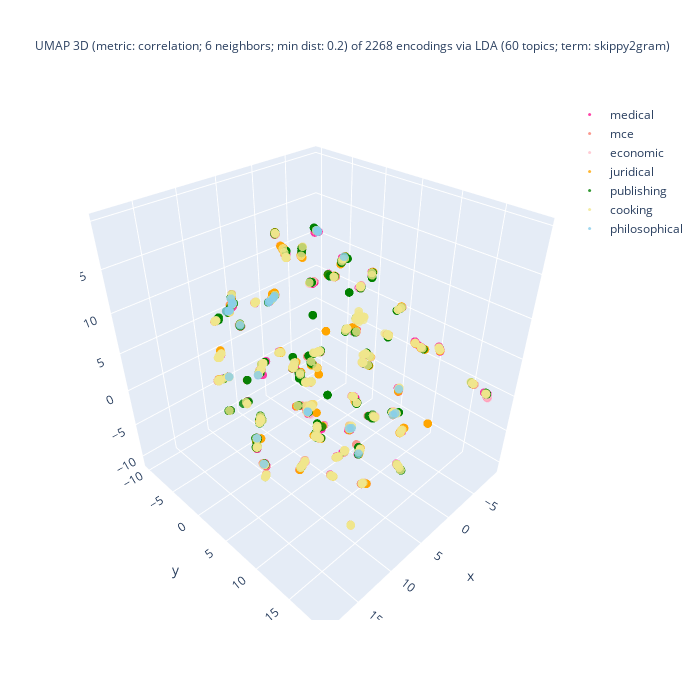

The notebook cell saved with this chart:
### Code cell
%%capture --no-display

## Plotlyを使って tSNE の結果の可視化 (3D)
import plotly.graph_objects as go
import numpy as np
#
domain_ids = set(encoded_df['domain_id'])
reverse_domain_list = False
if reverse_domain_list:
    domain_ids = sorted(domain_list, reverse = True)
## layered/traced drawing
fig = go.Figure()
for domain_id in domain_ids:
    # set marker size of the target domain
    if domain_id == [ i for k, v in domain_encoding.items() if k == target_domain ][0]:
        size_val = 5
    else:
        size_val = 3
    part = encoded_df[ encoded_df['domain_id'] == domain_id ]
    color = colormap[domain_id]
    print(f"color: {color}")
    fig.add_trace(
        go.Scatter3d(
            x = part['D1'], y = part['D2'], z = part['D3'],
            name = domain_back_encoding[domain_id],
            mode = 'markers',
            marker = dict(size = size_val, opacity = 0.8),
            #marker_colorscale = list(colormap.values()),
            marker_color = color,
            showlegend = True
        )
    )

## 3D 散布図にラベルを追加する処理は未実装
df_size = len(df)
if use_UMAP:
    title_header = f"UMAP 3D (metric: {umap_metric}; {umap_n_neighbors} neighbors; min dist: {umap_min_dist}) of {df_size} encodings via\n"
else:
    title_header = f"t-SNE 3D (ppl: {doc_perplexity_val}) of {df_size} encodings of via\n"
if use_FastText:
    if use_LDA:
        title_body = f"LDA ({n_topics} topics; term:0 {lda_term_type}) x FastText ({ft_n_dims} dims; term: {ft_term_type}; window: {ft_window_size})"
    else:
        title_body = f"FastText ({ft_n_dims} dims; term: {ft_term_type}; window: {ft_window_size})"
else:
    title_body = f"LDA ({n_topics} topics; term: {lda_term_type})"
#
title_val = title_header + title_body
fig.update_layout(title = dict(text = title_val, font_size = 12), autosize = False, width = 700, height = 700)
fig.show()

### Figure 1 — Plotly figure (JSON) as saved in the notebook; plotly's stock layout.template omitted (floating-point values rounded to 4 significant figures; data arrays with more than 128 entries replaced by an {"elided": "..."} marker saying what was removed)
{"data": [{"marker": {"color": "deeppink", "opacity": 0.8, "size": 3}, "mode": "markers", "name": "medical", "showlegend": true, "type": "scatter3d", "x": {"elided": "400 float values"}, "y": {"elided": "400 float values"}, "z": {"elided": "400 float values"}}, {"marker": {"color": "salmon", "opacity": 0.8, "size": 3}, "mode": "markers", "name": "mce", "showlegend": true, "type": "scatter3d", "x": {"elided": "400 float values"}, "y": {"elided": "400 float values"}, "z": {"elided": "400 float values"}}, {"marker": {"color": "pink", "opacity": 0.8, "size": 3}, "mode": "markers", "name": "economic", "showlegend": true, "type": "scatter3d", "x": {"elided": "241 float values"}, "y": {"elided": "241 float values"}, "z": {"elided": "241 float values"}}, {"marker": {"color": "orange", "opacity": 0.8, "size": 3}, "mode": "markers", "name": "juridical", "showlegend": true, "type": "scatter3d", "x": {"elided": "400 float values"}, "y": {"elided": "400 float values"}, "z": {"elided": "400 float values"}}, {"marker": {"color": "green", "opacity": 0.8, "size": 3}, "mode": "markers", "name": "publishing", "showlegend": true, "type": "scatter3d", "x": {"elided": "400 float values"}, "y": {"elided": "400 float values"}, "z": {"elided": "400 float values"}}, {"marker": {"color": "khaki", "opacity": 0.8, "size": 3}, "mode": "markers", "name": "cooking", "showlegend": true, "type": "scatter3d", "x": {"elided": "400 float values"}, "y": {"elided": "400 float values"}, "z": {"elided": "400 float values"}}, {"marker": {"color": "skyblue", "opacity": 0.8, "size": 3}, "mode": "markers", "name": "philosophical", "showlegend": true, "type": "scatter3d", "x": [13.41, 11.86, 16.24, 6.123, 6.172, 15.27, 3.018, 3.728, 2.856, 14.56, 6.325, 10.15, 14.46, 6.362, -4.312, 3.776, 10.09, 7.266, 13.52, 15.03, 15.15, -4.398, -5.255, 10.15, -6.95, -4.415, 15.35], "y": [1.435, 2.614, 8.288, -0.9689, -1.127, 6.172, 13.35, 1.354, 13.52, 3.111, -1.639, 13.7, 3.101, -1.669, -5.157, 1.356, 14.94, -9.036, 2.643, 3.321, 3.321, -5.099, -1.651, 14.0, 6.551, -5.084, 3.216], "z": [14.29, -7.208, 10.56, 10.66, 10.4, 1.184, 1.143, -5.106, 1.361, 14.87, 9.807, 3.971, 14.92, 9.779, 13.58, -5.085, 1.542, -3.54, 11.97, 14.51, 14.47, 13.39, 11.06, 4.2, -4.727, 13.36, 14.51]}], "layout": {"autosize": false, "height": 700, "title": {"font": {"size": 12}, "text": "UMAP 3D (metric: correlation; 6 neighbors; min dist: 0.2) of 2268 encodings via\nLDA (60 topics; term: skippy2gram)"}, "width": 700}}
